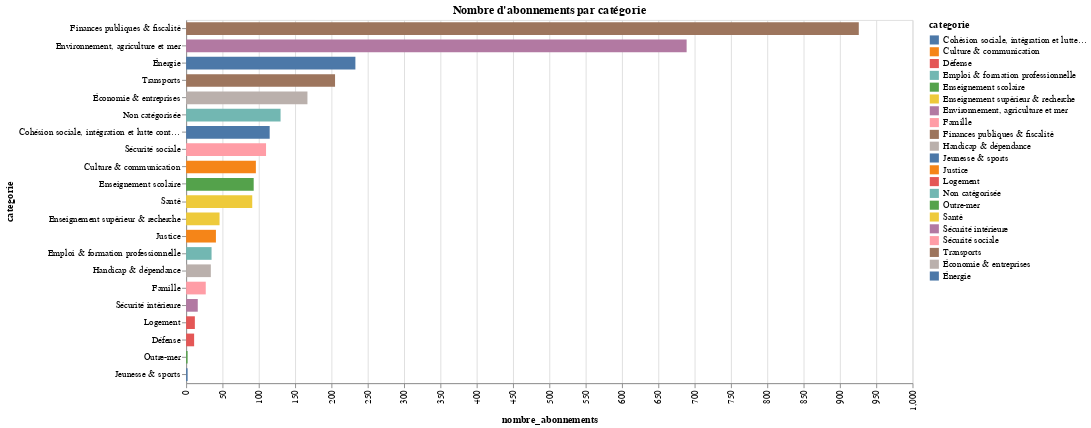

Notebook code for this chart:
### Markdown cell above
- Commentaire
   - quasi égalité entre les deux premières thématiques au niveau des soutiens. 
   - forte attente au niveau de l'environnement (mobilisation d'un petit groupe de contributeurs?)

### Code cell
df = (raw_data.groupby('categorie', as_index ='false')
      .agg({"nombre_abonnements": "sum"})
      .reset_index().
      sort_values(by = ["nombre_abonnements"], ascending=False))

bars = alt.Chart(df).mark_bar(color = '#ff0000', size = 14).encode(
   alt.X("nombre_abonnements:Q", axis = alt.Axis(labelAngle = -90)),
   alt.Y('categorie:N', sort = alt.EncodingSortField(field = "categorie", 
                                                  op = "count", 
                                                  order = 'ascending')),color = 'categorie:N')
(bars).properties(height = 400, width = 800,
                  title = "Nombre d'abonnements par catégorie")

### Figure 1 — Vega-Lite specification as saved in the notebook (floating-point values rounded to 4 significant figures)
{"config": {"view": {"continuousWidth": 400, "continuousHeight": 300}}, "data": {"name": "data-c4e101c608c8a80dbdc5f0cd88a1d9bd"}, "mark": {"type": "bar", "color": "#ff0000", "size": 14}, "encoding": {"color": {"field": "categorie", "type": "nominal"}, "x": {"axis": {"labelAngle": -90}, "field": "nombre_abonnements", "type": "quantitative"}, "y": {"field": "categorie", "sort": {"field": "categorie", "op": "count", "order": "ascending"}, "type": "nominal"}}, "height": 400, "title": "Nombre d'abonnements par catégorie", "width": 800, "$schema": "https://vega.github.io/schema/vega-lite/v4.17.0.json", "datasets": {"data-c4e101c608c8a80dbdc5f0cd88a1d9bd": [{"categorie": "Finances publiques & fiscalité", "nombre_abonnements": 926}, {"categorie": "Environnement, agriculture et mer", "nombre_abonnements": 689}, {"categorie": "Énergie", "nombre_abonnements": 233}, {"categorie": "Transports", "nombre_abonnements": 205}, {"categorie": "Économie & entreprises", "nombre_abonnements": 167}, {"categorie": "Non catégorisée", "nombre_abonnements": 130}, {"categorie": "Cohésion sociale, intégration et lutte contre l’exclusion", "nombre_abonnements": 115}, {"categorie": "Sécurité sociale", "nombre_abonnements": 110}, {"categorie": "Culture & communication", "nombre_abonnements": 96}, {"categorie": "Enseignement scolaire", "nombre_abonnements": 93}, {"categorie": "Santé", "nombre_abonnements": 91}, {"categorie": "Enseignement supérieur & recherche", "nombre_abonnements": 46}, {"categorie": "Justice", "nombre_abonnements": 41}, {"categorie": "Emploi & formation professionnelle", "nombre_abonnements": 35}, {"categorie": "Handicap & dépendance", "nombre_abonnements": 34}, {"categorie": "Famille", "nombre_abonnements": 27}, {"categorie": "Sécurité intérieure", "nombre_abonnements": 16}, {"categorie": "Logement", "nombre_abonnements": 12}, {"categorie": "Défense", "nombre_abonnements": 11}, {"categorie": "Outre-mer", "nombre_abonnements": 2}, {"categorie": "Jeunesse & sports", "nombre_abonnements": 2}]}}
